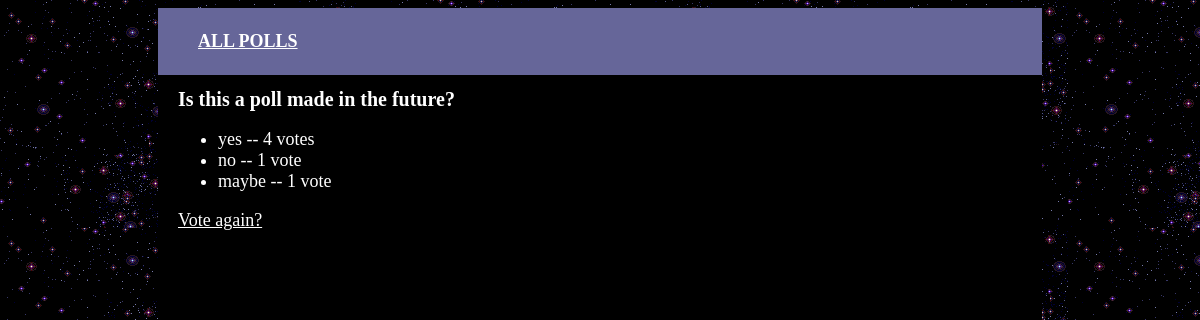
/polls/3/results/, run on an earlier commit of the app's database.
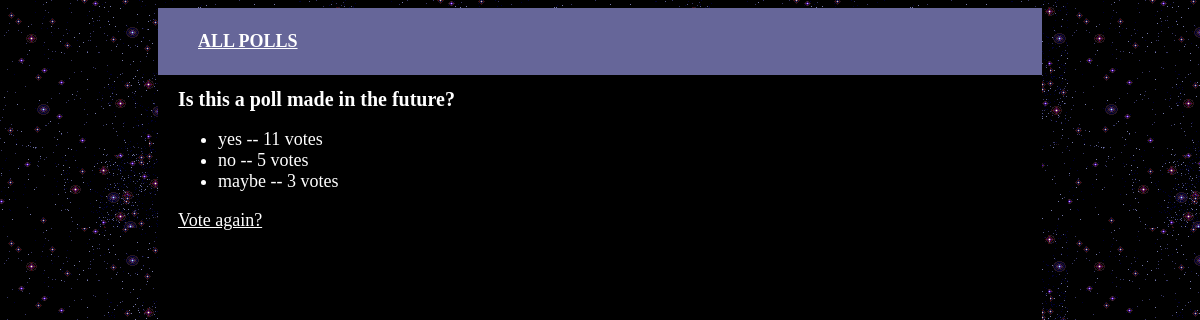
And on a later commit of the database.
### polls/models.py (models this page shows, shortened)
class Poll(models.Model):
	def was_published_recently(self):
		now = timezone.now()
		return now - datetime.timedelta(days=1) <= self.pub_date <= now
	was_published_recently.admin_order_field = 'pub_date'
	was_published_recently.boolean = True
	was_published_recently.short_desription = 'Published recent'
	question = models.CharField(max_length=200)
	pub_date = models.DateTimeField('date published')

class Choice(models.Model):
	poll = models.ForeignKey(Poll)
	choice_text = models.CharField(max_length=200)
	votes = models.IntegerField(default=0)

### polls/views.py (the view)
# urls.py: url(r'^(?P<pk>\d+)/results/$', views.ResultsView.as_view(), name='results'),
class ResultsView(generic.DetailView):
	model = Poll
	template_name = 'polls/results.html'

### polls/templates/polls/results.html
<!DOCTYPE html>
<html>
<head>
	{% load staticfiles %}
	<link rel="stylesheet" type="text/css" href="{% static 'polls/style.css' %}" />
</head>
<body>
	<div id="container">
		<div id="header">
			<ul>
				<li><a href="../../">All Polls</a></li>
			</ul>
		</div>
		<div id="content">
			<h1>{{ poll.question }}</h1>
			<ul>
			{% for choice in poll.choice_set.all %}
			<li>{{ choice.choice_text }} -- {{ choice.votes }} vote{{ choice.votes|pluralize }}</li>
			{% endfor %}
			</ul>
			<a href="{% url 'polls:detail' poll.id %}">Vote again?</a>
		</div>
	</div>
</body>
</html>

### polls/static/polls/style.css (style rules this page uses)
body { background: white url("images/background.gif"); color: white; font-size: 18px; }
h1 { font-size: 20px; }
a { color: white; }
#container { width:auto; margin:auto 150px; background-color:black; }
#header { list-style-type: none; margin-left: auto; margin-right: auto; display: block; font-weight: bold; color: #FFFFFF; background-color: #666699; text-align: left; padding: 5px 5px 5px 0; text-decoration: none; text-transform: uppercase; }
#header ul { list-style-type: none; }
#content { height:800px; width:620px; padding-left: 20px; }

What changed in the data, as far as the page shows it:
changed Choice "yes": votes "4" → "11"
changed Choice "no": votes "1" → "5"
changed Choice "maybe": votes "1" → "3"
